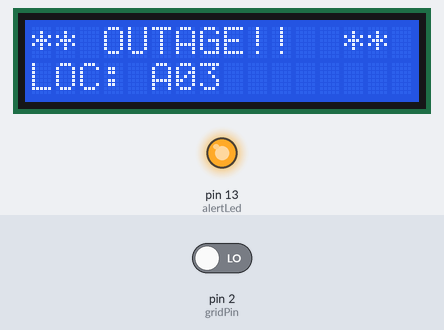
The sketch below on a simulated Arduino Uno, built with avr-gcc and run on an emulated ATmega328P. Parts: 16×2 character LCD, output pins drawn as LEDs (lit = HIGH). Inputs (shaded band) come from the test bench; at power-on: pin 2 (gridPin) LOW. Random numbers use the default seed unless the sketch sets one.

Above: at 3.2 s.
3.3 s: pin 2 (gridPin) driven HIGH
At 5.21 s:
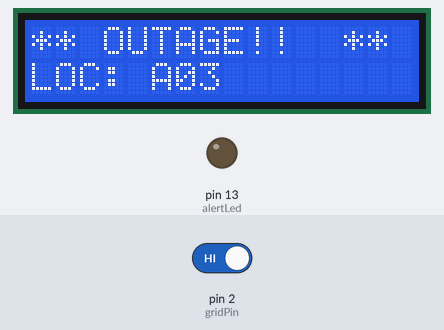
At 5.6 s:
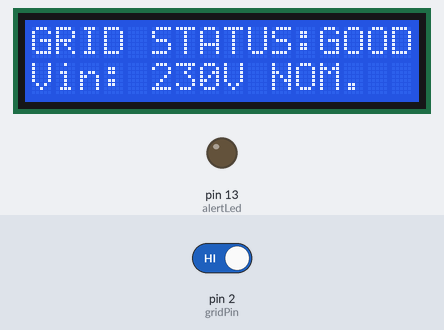
7.3 s: pin 2 (gridPin) driven LOW
At 8.7 s:
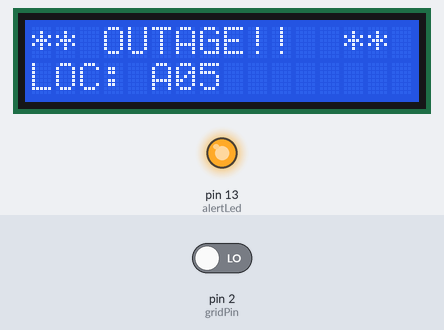
Timing chart, 0 to 17.8 s (numbered marks = the images above; inputs shaded):
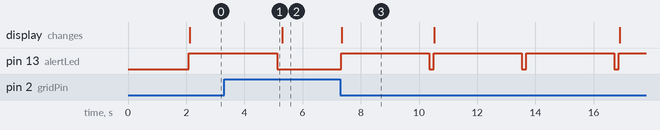

Measured:
- after the input at 7.3 s, pin 13 (alertLed): alternates HIGH for 3.0 s and LOW for 0.15 s, starting at once; the display: changes after 0.05 s (image 3)

The sketch:

Outage_Monitor.ino
```cpp
#include <Wire.h>
#include <LiquidCrystal_I2C.h>
LiquidCrystal_I2C lcd(0x20, 16, 2); //adress of lcd

const int gridPin = 2;   // The Slide Switch (Grid Simulator)
const int alertLed = 13; // Red LED for visual alert
int gridStatus = 0;
//array containing zones or locations of outage
const char* locations[] = {"A01", "A02", "A03", "A04", "A05"};
int totalLocations = 5;

void setup() {
  pinMode(gridPin, INPUT);
  pinMode(alertLed, OUTPUT);

  lcd.init();
  lcd.backlight();


  lcd.setCursor(0, 0);
  lcd.print("xyz SMART GRID");
  lcd.setCursor(0, 1);
  lcd.print("SYSTEM STARTING");
  delay(2000);
  lcd.clear();
}

void loop() {
  gridStatus = digitalRead(gridPin);

  if (gridStatus == HIGH) {
    // NORMAL OPERATION
    digitalWrite(alertLed, LOW);
    lcd.setCursor(0, 0);
    lcd.print("GRID STATUS:GOOD ");
    lcd.setCursor(0, 1);
    lcd.print("Vin: 230V NOM. ");
  }
  else {
    digitalWrite(alertLed, HIGH);

  // Picking a random index from the list
  int randomIndex = random(0, totalLocations);

  lcd.setCursor(0, 0);
  lcd.print("** OUTAGE!!  ** ");
  lcd.setCursor(0, 1);
  lcd.print("LOC: ");
  lcd.print(locations[randomIndex]); // Printing random place
  lcd.print("       "); // Extra spaces to clear long names

  delay(3000);
  digitalWrite(alertLed, LOW);
  delay(150);
  }
}
```
